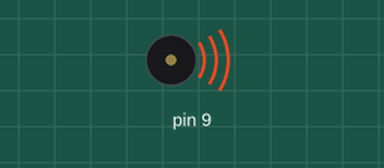
This sketch was run on a simulated Arduino Uno, built with avr-gcc and run on an emulated ATmega328P. On the bench: buzzer (waves = sounding).

Above: at 0.2 s.
At 14.5 s:
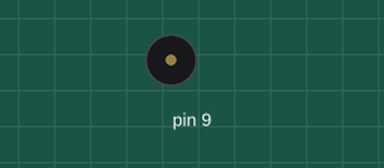
Timing chart, 0 to 15.6 s (numbered marks = the images above):
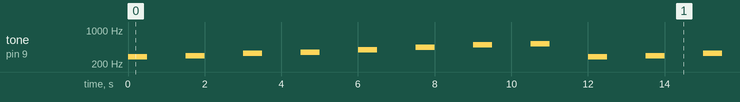

The sketch:

buzzer.ino
```cpp
int tones[]={281,294,330,349,392,440,494,523};

void setup() {
  // put your setup code here, to run once:
pinMode(9,OUTPUT);
}

void loop() {
  // put your main code here, to run repeatedly:
for(int i=0;i<8;i++){
  tone(9,tones[i]);
  delay(500);
  noTone(9);
  delay(1000);
  }

}
```

Measured:
- by itself, tone on pin 9: repeats every 12.0 s: silent 1.0 s, 294 Hz 0.50 s, silent 1.0 s, 330 Hz 0.50 s, silent 1.0 s, 349 Hz 0.50 s, silent 1.0 s, 392 Hz 0.50 s, silent 1.0 s, 440 Hz 0.50 s, silent 1.0 s, 494 Hz 0.50 s, silent 1.0 s, 523 Hz 0.50 s, silent 1.0 s, 281 Hz 0.50 s
